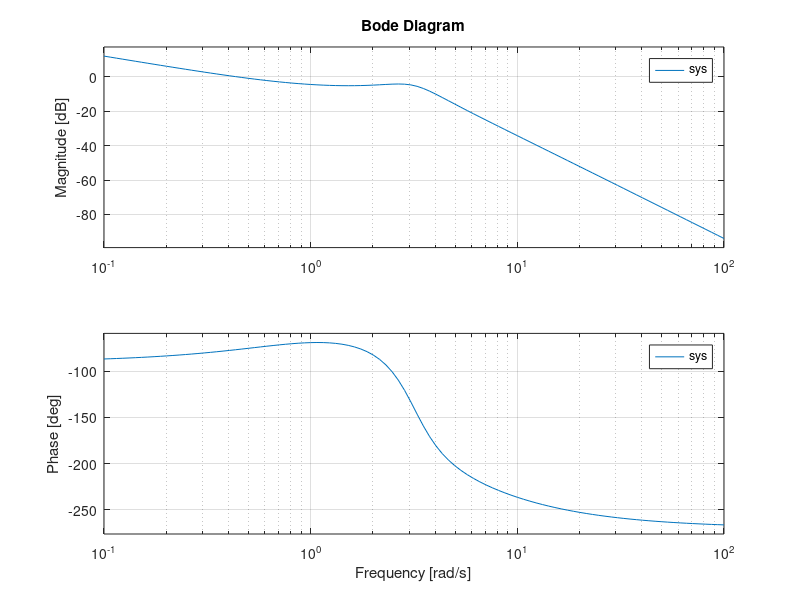

MATLAB code to generate this figure:
close all;
num = [20 20];
den = conv([1 5 0], [1 2 10]);
sys = tf(num, den);
w = logspace(-1, 2, 100);
bode(sys, w)
[Gm,pm,wcp,wcg] = margin(sys);
GmdB = 20 * log10(Gm);
[Gm,pm,wcp,wcg]